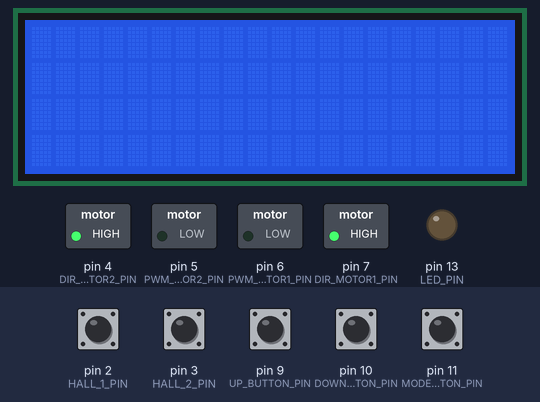
Simulated run of this sketch. Board: Arduino Uno, built with avr-gcc and run on an emulated ATmega328P. Shown: 20×4 character LCD, switched loads named in the sketch (green lamp = pin HIGH), output pins drawn as LEDs (lit = HIGH). Dashed ring = blinking. Inputs (shaded band) come from the test bench; at power-on: pin 2 (HALL_1_PIN), pin 3 (HALL_2_PIN), pin 9 (UP_BUTTON_PIN), pin 10 (DOWN_BUTTON_PIN), pin 11 (MODE_BUTTON_PIN) HIGH.

Above: at 1.2 s.
1.3 s: pin 9 (UP_BUTTON_PIN) pulled LOW for 1 s
At 3.2 s:
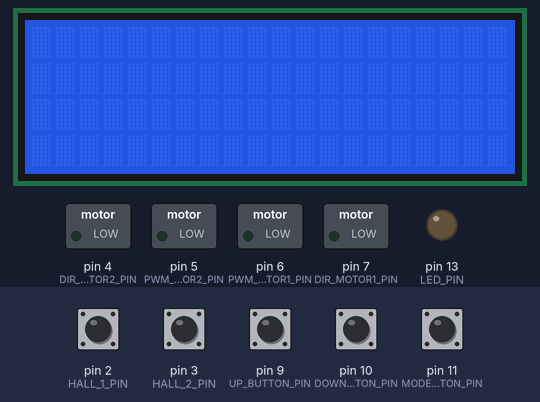
4.4 s: pin 10 (DOWN_BUTTON_PIN) pulled LOW for 0.15 s
At 4.62 s:
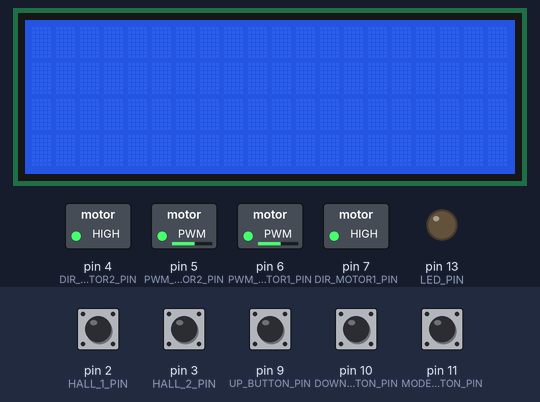
6.2 s: pin 11 (MODE_BUTTON_PIN) pulled LOW for 0.15 s
At 6.4 s:
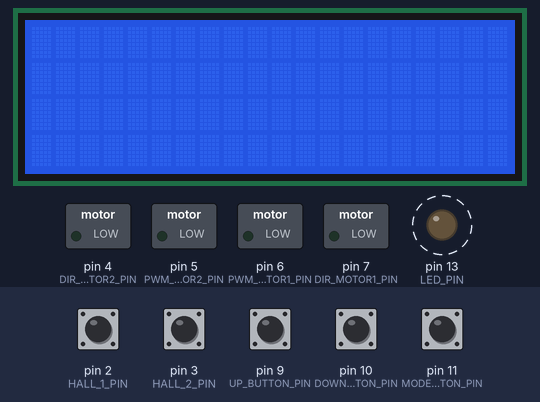
8.0 s: pin 10 (DOWN_BUTTON_PIN) pulled LOW for 1 s
At 8.88 s:
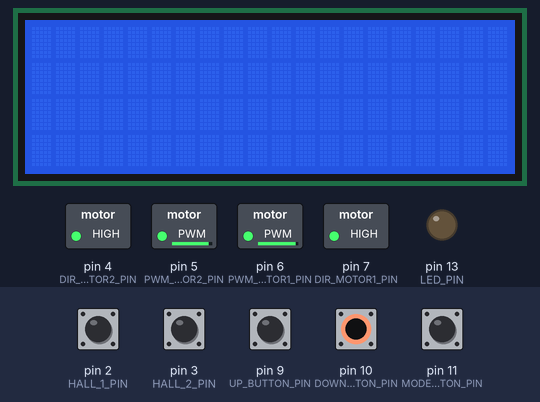
11.1 s: pin 9 (UP_BUTTON_PIN) pulled LOW for 1 s
At 11.98 s:
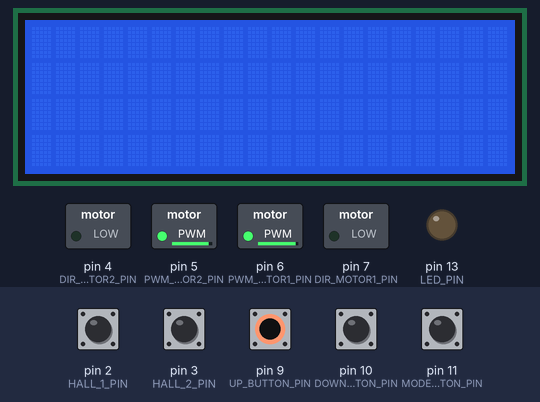
Timing chart, 0 to 14.1 s (numbered marks = the images above; inputs shaded):
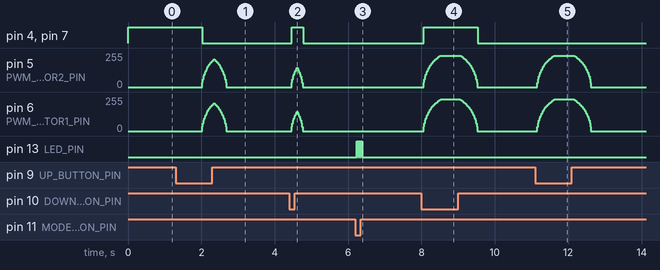

The sketch:

sketch_table.ino
```cpp
#include "DCMotor.h"
#include "StateManagement.h"
#include "PushButton.h"
#include "LedIndicator.h"
#include <LiquidCrystal_I2C.h>

#define DEBUG 0

#define PWM_MOTOR1_PIN 6
// right motor
#define PWM_MOTOR2_PIN 5
#define DIR_MOTOR1_PIN 7
#define DIR_MOTOR2_PIN 4

#define UP_BUTTON_PIN 9
#define DOWN_BUTTON_PIN 10

#define MODE_BUTTON_PIN 11

#define LED_PIN 13

#define HALL_1_PIN 2
#define HALL_2_PIN 3

// making interval longer for debugging
#define CONTROLL_INTERVAL 20
#define MOTOR_MAX_LOAD_DUTY_CYCLE 240
#define STARTUP_DELAY 2000

// for debugging we want to erase values stored in EEPROM
#define RESET_HALL_COUNTERS true

volatile int errorCode = 0;
volatile TablePosition tablePosition = TablePosition();

LedIndicator led = LedIndicator(LED_PIN);
LiquidCrystal_I2C lcd(0x27, 20, 4);  // set the LCD address to 0x27 for a 16 chars and 2 line display


void displayPrint(LiquidCrystal_I2C display, int lValue, int rValue, float lDuty = 0, float rDuty = 0) {
  const int display_size = 16;

  char firstRowBuffer[display_size];
  firstRowBuffer[0] = '\0';

  char secondRowBuffer[display_size];
  secondRowBuffer[0] = '\0';

  snprintf(firstRowBuffer, sizeof(firstRowBuffer), "L %i %.2f", lValue, lDuty);
  snprintf(secondRowBuffer, sizeof(secondRowBuffer), "R %i %.2f", rValue, rDuty);

  // display.clear();
  display.setCursor(0, 0);
  display.print(firstRowBuffer);

  display.setCursor(0, 1);
  display.print(secondRowBuffer);
}

DCMotor leftMotor = DCMotor(PWM_MOTOR1_PIN, DIR_MOTOR1_PIN, MOTOR_MAX_LOAD_DUTY_CYCLE);
DCMotor rightMotor = DCMotor(PWM_MOTOR2_PIN, DIR_MOTOR2_PIN, MOTOR_MAX_LOAD_DUTY_CYCLE - 7);    // making right motor a tiny bit slower. actual max duty is 238.

PushButton upButton = PushButton(UP_BUTTON_PIN);
PushButton downButton = PushButton(DOWN_BUTTON_PIN);

PushButton modeButton = PushButton(MODE_BUTTON_PIN);

unsigned long previousMillis;


void leftHallCallback() {
  if (leftMotor.getDirection() == UP) {
    tablePosition.leftHallSensorCounter += 1;
  } else if (leftMotor.getDirection() == DOWN) {
    tablePosition.leftHallSensorCounter -= 1;
  } else if (leftMotor.getDirection() == STOP) {
    errorCode = 21;
  }
}

void rightHallCallback() {
  if (rightMotor.getDirection() == UP) {
    tablePosition.rightHallSensorCounter += 1;
  } else if (rightMotor.getDirection() == DOWN) {
    tablePosition.rightHallSensorCounter -= 1;
  } else if (rightMotor.getDirection() == STOP) {
    errorCode = 31;
  }
}

void setup() {
  // init motors ASAP
  rightMotor.init();
  leftMotor.init();

  upButton.init();
  downButton.init();
  previousMillis = STARTUP_DELAY;  // setting starting point at 2 seconds from boot

  modeButton.init(25);  // debounce delay
  led.init();

  // Serial.begin(9600);
  lcd.init();
  lcd.backlight();
  lcd.clear();
  lcd.noCursor();

  pinMode(HALL_1_PIN, INPUT_PULLUP);
  pinMode(HALL_2_PIN, INPUT_PULLUP);

  attachInterrupt(digitalPinToInterrupt(HALL_1_PIN), leftHallCallback, RISING);
  attachInterrupt(digitalPinToInterrupt(HALL_2_PIN), rightHallCallback, RISING);
}

void loop() {
  unsigned long currentMillis = millis();
  if (currentMillis - previousMillis >= CONTROLL_INTERVAL && currentMillis > previousMillis) {
    previousMillis = currentMillis;
    modeButton.update();
    upButton.update();
    downButton.update();

    if (tablePosition.mode == AUTO) {
      if (modeButton.isPressed()) {
        tablePosition.mode = MANUAL;  // entering manual mode here;
        led.on();
      } else {
        if (upButton.isPressed()) {
          leftMotor.up();
          rightMotor.up();
        } else if (downButton.isPressed()) {
          leftMotor.down();
          rightMotor.down();
        } else {
          leftMotor.stop();
          rightMotor.stop();
        }
      }

    } else if (tablePosition.mode == MANUAL) {
      if (modeButton.isPressed()) {
        tablePosition.mode = AUTO;  // second press of 2 buttons exits manual mode; UP/Down button become Left/Right buttons for moving UP only!
        led.off();
      } else {
        if (upButton.isPressed()) {
          // up button for left motor
          leftMotor.up();
          // manually "leveling" right and left
          tablePosition.leftHallSensorCounter = tablePosition.rightHallSensorCounter;
        } else if (downButton.isPressed()) {
          // down button for right motor;
          rightMotor.up();
          tablePosition.rightHallSensorCounter = tablePosition.leftHallSensorCounter;
        } else {
          leftMotor.stop();
          rightMotor.stop();
        }
      }
    }

    displayPrint(lcd, tablePosition.leftHallSensorCounter, tablePosition.rightHallSensorCounter, 0, 0);
  }
}
```

DCMotor.cpp
```cpp
#include "Arduino.h"
#include "DCMotor.h"
#include "StateManagement.h"


int DCMotor::motion2PinSignal(motorDirectionEnum m) {
  int dir;
  switch (m) {
    case UP:
      dir = LOW;
      break;
    case DOWN:
      dir = HIGH;
      break;
    case STOP:
      dir = LOW;
      break;
    default:
      break;
  }
  return dir;
}

DCMotor::DCMotor(byte pwmPin, byte directionPin, int maxLoad) {
  this->directionPin = directionPin;
  this->pwmPin = pwmPin;
  this->maxLoad = maxLoad;
  this->ms = MotorState();
  this->errorCode = 0;
}

void DCMotor::init() {
  pinMode(this->pwmPin, OUTPUT);
  pinMode(this->directionPin, OUTPUT);

  // set pwm to 0. Setting direction to 1;
  digitalWrite(this->directionPin, HIGH);
  analogWrite(this->pwmPin, 0);
}

void DCMotor::move(motorDirectionEnum m, int dutyCycle) {
  int dir = this->motion2PinSignal(m);
  digitalWrite(this->directionPin, dir);
  analogWrite(this->pwmPin, dutyCycle);
}

motorStateEnum DCMotor::determineState(motorDirectionEnum intendedDirection) {
  motorStateEnum result;
  if (intendedDirection == UP) {
    if (this->ms.currentMotorDirection == STOP) {
      // it should be starting
      result = STARTING;
    } else if (this->ms.currentMotorDirection == UP) {
      // its either STARTING OR MOVING depending on dutyCycle
      if (this->ms.currentMotorDutyCycle < this->maxLoad) {
        result = STARTING;
      } else {
        result = MOVING;
      }
    } else if (this->ms.currentMotorDirection == DOWN) {
      // its STOPPING or STOPPED depending on dutyCycle
      if (this->ms.currentMotorDutyCycle > 0) {
        result = STOPPING;
      } else {
        result = STOPPED;
      }
    } else {
      this->errorCode = 120;
    }
  } else if (intendedDirection == DOWN) {
    // TODO this if is almost identical to the one above. UP and DOWN is the only difference
    if (this->ms.currentMotorDirection == STOP) {
      // it should be starting
      result = STARTING;
    } else if (this->ms.currentMotorDirection == DOWN) {
      // its either STARTING OR MOVING depending on dutyCycle
      if (this->ms.currentMotorDutyCycle < this->maxLoad) {
        result = STARTING;
      } else {
        result = MOVING;
      }
    } else if (this->ms.currentMotorDirection == UP) {
      // its STOPPING or STOPPED depending on dutyCycle
      if (this->ms.currentMotorDutyCycle > 0) {
        result = STOPPING;
      } else {
        result = STOPPED;
      }
    } else {
      this->errorCode = 121;
    }
  } else if (intendedDirection == STOP) {
    if (this->ms.currentMotorDirection == STOP) {
      // it should be stopped
      result = STOPPED;
    } else if (this->ms.currentMotorDirection == DOWN) {
      // its either STOPPING OR STOPPED depending on dutyCycle
      if (this->ms.currentMotorDutyCycle > 0) {
        result = STOPPING;
      } else {
        result = STOPPED;
      }
    } else if (this->ms.currentMotorDirection == UP) {
      // its STOPPING or STOPPED depending on dutyCycle
      if (this->ms.currentMotorDutyCycle > 0) {
        result = STOPPING;
      } else {
        result = STOPPED;
      }
    } else {
      this->errorCode = 122;
    }
  } else {
    this->errorCode = 110;
  }
  return result;
}

motorDirectionEnum DCMotor::determineDirection(motorDirectionEnum intendedDirection, motorStateEnum calculatedState) {
  motorDirectionEnum result;
  if (intendedDirection == UP) {
    switch (calculatedState) {
      case STOPPED:
        result = UP;
        break;
      case STARTING:
        result = UP;
        break;
      case STOPPING:
        result = DOWN;
        break;
      case MOVING:
        result = UP;
        break;
      default:
        this->errorCode = 121;
        break;
    };
  } else if (intendedDirection == DOWN) {
    switch (calculatedState) {
      case STOPPED:
        result = DOWN;
        break;
      case STARTING:
        result = DOWN;
        break;
      case STOPPING:
        result = UP;
        break;
      case MOVING:
        result = DOWN;
        break;
      default:
        this->errorCode = 122;
        break;
    };
  } else if (intendedDirection == STOP) {
    switch (calculatedState) {
      case STOPPED:
        result = STOP;
        break;
      case STARTING:
        if (this->ms.currentMotorDirection == UP) {
          result = UP;
        } else if (this->ms.currentMotorDirection == DOWN) {
          result = DOWN;
        } else if (this->ms.currentMotorDirection == STOP) {
          //this state looks unreasonable. Setting
          this->errorCode = 125;
        } else {
          this->errorCode = 124;
        }
        break;
      case STOPPING:
        if (this->ms.currentMotorDirection == UP) {
          result = UP;
        } else if (this->ms.currentMotorDirection == DOWN) {
          result = DOWN;
        } else if (this->ms.currentMotorDirection == STOP) {
          //this state looks unreasonable. Setting
          this->errorCode = 126;
        } else {
          this->errorCode = 124;
        }
        break;
      case MOVING:
        if (this->ms.currentMotorDirection == UP) {
          result = UP;
        } else if (this->ms.currentMotorDirection == DOWN) {
          result = DOWN;
        } else if (this->ms.currentMotorDirection == STOP) {
          //this state looks unreasonable. Setting
          this->errorCode = 127;
        } else {
          this->errorCode = 124;
        }
        break;
      default:
        this->errorCode = 123;
        break;
    };
  } else {
    this->errorCode = 111;
  }
  return result;
}

int DCMotor::accelerationFunction(unsigned short step){
  // linear function with 25 steps y = 10x
  // int dutyCycleValue = (int)10 * step;

  //logarithmic function with 25 steps y = 74 * ln(x+1)
  // int dutyCycleValue = (int) 74 * log(step + 1);

  //logarithmic function with 25 steps y = 93 ln(0.5x + 1) or y = 101 ln(0.4x +1)
  int dutyCycleValue = (int) 101 * log(0.4 * step + 1);

  dutyCycleValue = min(dutyCycleValue, this->maxLoad);
  return dutyCycleValue;
}

int DCMotor::calculateDutyCycle(motorStateEnum state) {
  unsigned short dutyCycle;
  if (state == STOPPED) {
    dutyCycle = 0;
  } else if (state == STARTING) {
    dutyCycle = min(this->ms.currentMotorDutyCycle + this->dutyCycleIncrement, this->rampUpCycles - 1);  // -1 because count from 0
  } else if (state == MOVING) {
    dutyCycle = this->rampUpCycles;
  } else if (state == STOPPING) {
    dutyCycle = max(this->ms.currentMotorDutyCycle - this->dutyCycleIncrement, 0);
  } else {
    this->errorCode = 144;
  }

  return dutyCycle;
}

void DCMotor::updateState(motorDirectionEnum curMotDir, motorStateEnum curMotSt, int curMotDutyCycle) {
  this->ms.currentMotorDutyCycle = curMotDutyCycle;
  this->ms.currentMotorDirection = curMotDir;
  this->ms.currentMotorState = curMotSt;
}

int DCMotor::getDutyCycle() {
  return this->ms.currentMotorDutyCycle;
}

int DCMotor::getDutyCycleValue(){
  int r = this->accelerationFunction(this->ms.currentMotorDutyCycle);
  return r;
}

motorDirectionEnum DCMotor::getDirection() {
  return this->ms.currentMotorDirection;
}

motorStateEnum DCMotor::getState() {
  return this->ms.currentMotorState;
}

int DCMotor::getErrorCode() {
  return this->errorCode;
}

void DCMotor::intelligentMove(motorDirectionEnum intendedDirection) {
  //perception
  motorStateEnum calculatedState = this->determineState(intendedDirection);
  //planning
  motorDirectionEnum calculatedDirection = this->determineDirection(intendedDirection, calculatedState);
  int calculatedDutyCycle = this->calculateDutyCycle(calculatedState);
  int dutyCycleValue = this->accelerationFunction(calculatedDutyCycle);
  //controll
  this->move(calculatedDirection, dutyCycleValue);
  // state updates
  this->updateState(calculatedDirection, calculatedState, calculatedDutyCycle);
}

void DCMotor::up() {
  this->intelligentMove(UP);
}

void DCMotor::down() {
  this->intelligentMove(DOWN);
}

void DCMotor::stop() {
  this->intelligentMove(STOP);
}
```

DCMotor.h
```cpp
#ifndef DC_MOTOR_H
#define DC_MOTOR_H
#include "StateManagement.h"


class DCMotor {
private:
  byte pwmPin;
  byte directionPin;
  int maxLoad;
  MotorState ms;
  int errorCode;
  unsigned short rampUpCycles = 25;         // nymber of cycles for soft start / soft shutdown
  unsigned short dutyCycleIncrement = 1;    // counting cycles instead of actual value. The value itself is a function of this number

  int motion2PinSignal(motorDirectionEnum m);
  void move(motorDirectionEnum m, int dutyCycle);
  motorStateEnum determineState(motorDirectionEnum intendedDirection);
  motorDirectionEnum determineDirection(motorDirectionEnum intendedDirection, motorStateEnum calculatedState);
  int calculateDutyCycle(motorStateEnum state);
  void updateState(motorDirectionEnum curMotDir, motorStateEnum curMotSt, int curMotDutyCycle);
  void intelligentMove(motorDirectionEnum intendedDirection);

  int accelerationFunction(unsigned short step);

public:
  DCMotor(byte pwmPin, byte directionPin, int maxLoad);

  motorDirectionEnum getDirection();
  motorStateEnum getState();
  int getDutyCycle();
  int getDutyCycleValue();

  int getErrorCode();
  void init();

  void up();
  void down();
  void stop();
};

#endif
```

IMU.h
```cpp
#ifndef IMU_H
#define IMU_H
#include <Wire.h>

struct Measurements{
  float x;
  float y;
  float z;
};


class IMU {
private:
  short address;
  Measurements acc;
  Measurements gyro;

  Measurements estimatedAccError = {0, 0, 0};
  Measurements estimatedGyroError = {0, 0, 0};

  unsigned long currentTime;

  void configAccelerometer();
  void configGyro();

  Measurements getAccelerometerMeasurements();
  Measurements getGyroMeasurements();

  Measurements getAltAccelerometerMeasurements();

  void estimateError();


public:
  void init(bool estimateError);
  IMU();
  Measurements getAngles();
  Measurements getData();
};
#endif
```

LedIndicator.cpp
```cpp
#include <Arduino.h>
#include "LedIndicator.h"

void LedIndicator::init() {
  pinMode(this->pin, OUTPUT);
  this->off();
}

LedIndicator::LedIndicator(byte pin) {
  this->pin = pin;
}

void LedIndicator::on() {
  digitalWrite(this->pin, HIGH);
}

void LedIndicator::off() {
  digitalWrite(this->pin, LOW);
}

void LedIndicator::blinkN(unsigned int n) {
  // blink N times with interval between them
  for (unsigned int k = 0; k < n; k += 1) {
    this->on();
    this->off();
  }
}
```

LedIndicator.h
```cpp
#ifndef MY_LED_H
#define MY_LED_H

class LedIndicator {
private:
  byte pin;

public:
  LedIndicator(byte pin);
  void init();
  void on();
  void off();
  void blinkN(unsigned int n);
};
#endif
```

PushButton.cpp
```cpp
#include <Arduino.h>
#include "PushButton.h"


void PushButton::init(unsigned long debounceDelay=50) {
  pinMode(this->pin, INPUT_PULLUP);
  this->lastReading = HIGH;
  this->debounceDelay = debounceDelay;
}

PushButton::PushButton(byte pin) {
  this->pin = pin;
}

bool PushButton::isPressed() {
  return (this->getState() == LOW);
}

byte PushButton::getState() {
  this->update();
  return this->state;
}

void PushButton::update() {
  byte currentReading = digitalRead(this->pin);
  if (this->lastReading != currentReading) {
    this->lastDebounceTime = millis();
  }
  if (millis() - this->lastDebounceTime > this->debounceDelay) {
    // Update the 'state' attribute only if debounce is checked
    this->state = currentReading;
  }
  this->lastReading = currentReading;
}
```

PushButton.h
```cpp
#ifndef MY_BUTTON_H
#define MY_BUTTON_H

class PushButton {
private:
  byte pin;
  byte state;
  byte lastReading;
  unsigned long lastDebounceTime = 0;
  unsigned long debounceDelay;

public:
void init(unsigned long debounceDelay=50);
  PushButton(byte pin);
  bool isPressed();
  byte getState();
  void update();
};
#endif
```

StateManagement.cpp
```cpp
#include "StateManagement.h"

bool TablePosition::auxilary(int direction, int diff) {
  bool result = false;
  if (direction == UP) {
    result = diff > this->epsilon;
  } else if (direction == DOWN) {
    result = -diff > this->epsilon;
  } else {
    return result;
  }
}


bool TablePosition::isLeftFaster(int direction) {
  int diff = this->leftHallSensorCounter - this->rightHallSensorCounter;
  bool result = this->auxilary(direction, diff);
  return result;
}

bool TablePosition::isRightFaster(int direction) {
  int diff = this->rightHallSensorCounter - this->leftHallSensorCounter;
  bool result = this->auxilary(direction, diff);
  return result;
}
```

StateManagement.h
```cpp
#ifndef STATE_MANAGEMENT_H
#define STATE_MANAGEMENT_H
#include "Storage.h"

enum motorDirectionEnum {
  UP,
  DOWN,
  STOP
};

enum motorStateEnum {
  STARTING,
  MOVING,
  STOPPING,
  STOPPED
};

enum tableControlEnum {
  MANUAL,
  AUTO
};

struct MotorState{
  motorDirectionEnum currentMotorDirection = STOP;
  motorStateEnum currentMotorState = STOPPED;
  int currentMotorDutyCycle = 0;
};

struct TablePosition {
  //TODO read those values from eeprom
  long leftHallSensorCounter = 1000;    // starting with virtual setpoint of 10000 to prevent negative numbers;
  long rightHallSensorCounter = 1000;
  unsigned int epsilon = 18;  // threshold of difference between left and right motors. ~18 clicks in 1 cycle (17.65 by estimates)
  tableControlEnum mode = AUTO;

  bool isLeftFaster(int direction);
  bool isRightFaster(int direction);

  private:
    Storage leftLegStorage{8};  //address 8
    Storage rightLegStorage{12};

    bool auxilary(int direction, int diff);

  // gyro measurements can go here as well
};

#endif
```

Storage.h
```cpp
#ifndef MY_STORAGE_H
#define MY_STORAGE_H
#include <EEPROM.h>
class Storage{
  private:
  unsigned int address;

  public:
  Storage(unsigned int address);
  void set(int number);
  int get();
  void init();

  void setLong(long number);
  long getLong();

};
#endif
```

Source omitted: IMU.cpp (5488 bytes), Storage.cpp (1053 bytes)

Measured:
- after the input at 1.3 s, pin 5 (PWM_MOTOR2_PIN), pin 6 (PWM_MOTOR1_PIN): rises from 0/255 to 207/255 in 0.32 s, then falls to 0/255 in 0.34 s
- after the input at 4.4 s, pin 4 (DIR_MOTOR2_PIN), pin 7 (DIR_MOTOR1_PIN): LOW → HIGH after 0.06 s, → LOW 0.32 s later; pin 5 (PWM_MOTOR2_PIN), pin 6 (PWM_MOTOR1_PIN): rises from 0/255 to 144/255 in 0.14 s, then falls to 0/255 in 0.16 s
- after the input at 6.2 s, pin 13 (LED_PIN): alternates HIGH for 0.02 s and LOW for 0.02 s, 8 changes in all, then stays LOW, starting at once
- after the input at 8.0 s, pin 4 (DIR_MOTOR2_PIN), pin 7 (DIR_MOTOR1_PIN): LOW → HIGH after 0.06 s, → LOW 1.5 s later; pin 5 (PWM_MOTOR2_PIN): rises from 0/255 to 233/255 in 0.44 s, then falls to 0/255 in 1.0 s; pin 6 (PWM_MOTOR1_PIN): rises from 0/255 to 238/255 in 0.46 s, then falls to 0/255 in 1.0 s
- after the input at 11.1 s, pin 5 (PWM_MOTOR2_PIN): rises from 0/255 to 233/255 in 0.44 s, then falls to 0/255 in 1.0 s; pin 6 (PWM_MOTOR1_PIN): rises from 0/255 to 238/255 in 0.46 s, then falls to 0/255 in 1.0 s
